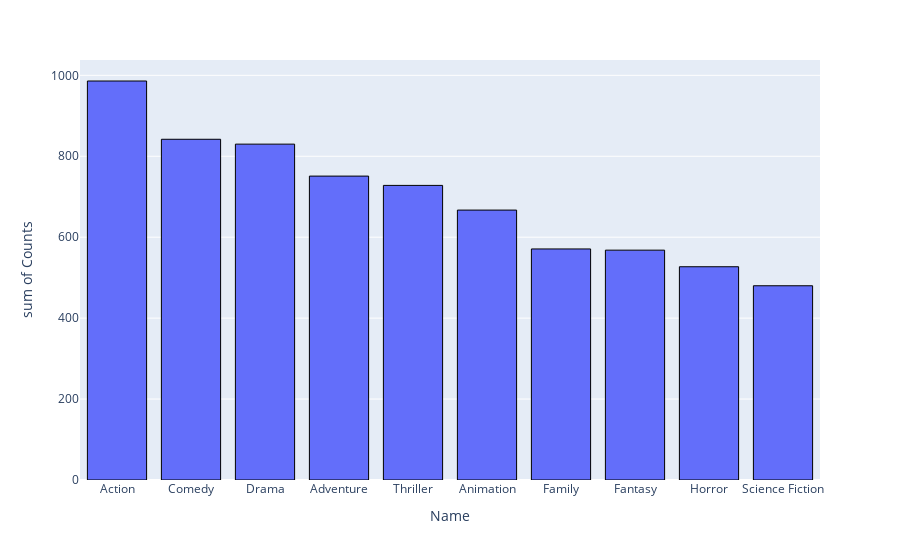

The code cell stored with this chart in its notebook:
### Code cell
fig = px.histogram(x='Name',y='Counts',data_frame=populargenres)
fig.update_traces(marker_line_width=1,marker_line_color="black")

### Figure 1 — Plotly figure (JSON) as saved in the notebook; plotly's stock layout.template omitted (floating-point values rounded to 4 significant figures)
{"data": [{"alignmentgroup": "True", "bingroup": "x", "histfunc": "sum", "hovertemplate": "Name=%{x}<br>sum of Counts=%{y}<extra></extra>", "legendgroup": "", "marker": {"color": "#636efa", "line": {"color": "black", "width": 1}, "pattern": {"shape": ""}}, "name": "", "offsetgroup": "", "orientation": "v", "showlegend": false, "type": "histogram", "x": ["Action", "Comedy", "Drama", "Adventure", "Thriller", "Animation", "Family", "Fantasy", "Horror", "Science Fiction"], "xaxis": "x", "y": [986, 842, 830, 751, 728, 667, 571, 568, 527, 480], "yaxis": "y"}], "layout": {"barmode": "relative", "legend": {"tracegroupgap": 0}, "margin": {"t": 60}, "xaxis": {"anchor": "y", "domain": [0, 1], "title": {"text": "Name"}}, "yaxis": {"anchor": "x", "domain": [0, 1], "title": {"text": "sum of Counts"}}}}
